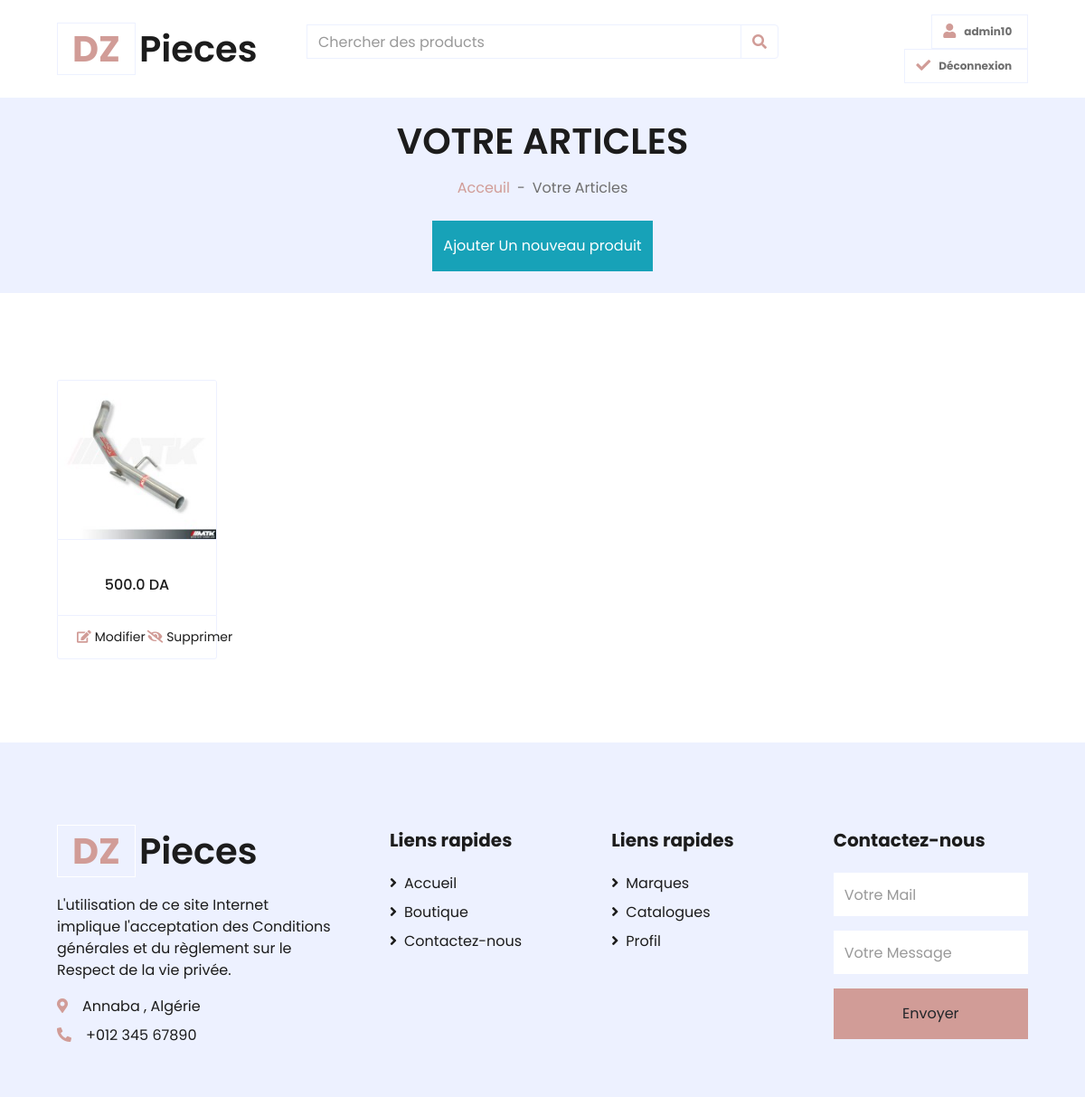
/Myarticle/ (signed in), run on the app's committed database.
### Shop/models.py (models this page shows, shortened)
class Product(models.Model):
    by = models.ForeignKey('auth.user', on_delete=models.SET_NULL, null=True, blank=True, )
    name = models.CharField(max_length=200 , null=True)
    catalog = models.ForeignKey(Catalogue,null=True, blank=True,related_name='catalog',on_delete=models.CASCADE)
    brand = models.ForeignKey(Brand,null=True, blank=True,related_name='brand',on_delete=models.CASCADE)
    price = models.FloatField()
    Product_details  = models.CharField(max_length=1000 , null=True)
    Téléphone = models.CharField(max_length=200 , null=True , blank=True)
    Addresse = models.CharField(max_length=200 , null=True , blank=True)
    created_at = models.DateTimeField(auto_now_add=True)
    image =models.ImageField(null=True, blank=True,upload_to='images/')
    @property
    def imageURL (self):
        try:
            url = self.image.url
        except :
            url =''
        return url

### Shop/views.py (the view)
# urls.py: path('Myarticle/', articles, name='articlesarticles'),
@login_required
def articles(request):
    brands = Brand.objects.all()
    products = Product.objects.all()
    offres= Offre.objects.all()
    context = {'brands' : brands,'offres': offres,'products':products}
    return render(request, 'Shop/Articles.html',context)

### Shop/templates/Shop/Articles.html (shortened to what this page needs)
{% extends "Shop/Main.html" %}
{% block content %}
    <div class="container-fluid bg-secondary mb-5">
        <div class="d-flex flex-column align-items-center justify-content-center" style="min-height: 150px">
            <br>
            <h1 class="font-weight-semi-bold text-uppercase mb-3">Votre Articles</h1>
            <div class="d-inline-flex">
                <p class="m-0"><a href="">Acceuil</a></p>
                <p class="m-0 px-2">-</p>
                <p class="m-0">Votre Articles</p>
            </div>
            <br>
            <div>
                <a href="{% url 'addproduct'%}">
                    <button class="btn btn-info btn-block border-0 py-3" type="submit">Ajouter Un nouveau produit</button>
                </a>
            </div>
            <br>
        </div>
    </div>
    <div class="container-fluid pt-5">
        <div class="row px-xl-5">
            <div class="col-lg-9 col-md-12">
                <div class="row pb-3">
                       {% for product in products %}
                            {% if product.by == request.user  %}
                                <div class="col-lg-3 col-md-6 col-sm-12 pb-1">
                                    <div class="card product-item border-0 mb-4">
                                        <div class="card-header product-img position-relative overflow-hidden bg-transparent border p-0">
                                            <img class="img-fluid w-100" src="{{product.imageURL}}" alt="">
                                        </div>
                                        <div class="card-body border-left border-right text-center p-0 pt-4 pb-3">
                                            <div class="d-flex justify-content-center">
                                                <h6>{{product.price}} DA</h6>
                                            </div>
                                        </div>
                                        <div class="card-footer d-flex justify-content-between bg-light border">
                                            <a href="{% url 'Modifyproduct' product.id %}" class="btn btn-sm text-dark p-0"><i class="fas fa-edit text-primary mr-1"></i>Modifier</a>
                                            <a href="{% url 'Deleteproduct' product.id %}" class="btn btn-sm text-dark p-0"><i class="fas fa-eye-slash text-primary mr-1"></i>Supprimer</a>
                                        </div>
                                    </div>
                                </div>
                             {% endif   %}
                         {% endfor   %}
    </div>
    </div>
    </div>
    </div>
{% endblock content %}

### Shop/templates/Shop/Main.html (shortened to what this page needs)
{% load static %}
<html lang="en">
<head>
    <link rel="stylesheet" href="https://stackpath.bootstrapcdn.com/bootstrap/4.1.3/css/bootstrap.min.css">
    <link href="https://cdnjs.cloudflare.com/ajax/libs/font-awesome/5.10.0/css/all.min.css" rel="stylesheet">
    <link href="{% static 'lib/owlcarousel/assets/owl.carousel.min.css' %}" rel="stylesheet">
    <link href="{% static 'css/style.css' %}" rel="stylesheet">
</head>
<body>
    <div class="container-fluid">
        <div class="row align-items-center py-3 px-xl-5">
            <div class="col-lg-3 d-none d-lg-block">
                <a href="{% url 'home' %}" class="text-decoration-none" >
                    <h1 class="m-0 display-5 font-weight-semi-bold"><span class="text-primary font-weight-bold border px-3 mr-1">DZ</span>Pieces</h1>
                </a>
            </div>
            <div class="col-lg-6 col-6 text-left">
                    <form method="GET" action=".">
                    <div class="input-group">
                        <input type="text" class="form-control" placeholder="Chercher des products">
                        <div class="input-group-append">
                            <button  name="name" class="input-group-text bg-transparent text-primary" type="submit">
                                <i  class="fa fa-search"></i>
                            </button>
                        </div>
                    </div>
                </form>
            </div>
            <div class="col-lg-3 col-6 text-right">
                {% if request.user.is_authenticated %}
                 <a href="{% url 'Profil' %}" class="btn border">
                    <i class="fas fa-user text-primary"></i>
                    <span class="badge">{{request.user}}</span>
                </a>
                <a href="{% url 'logout' %}" class="btn border">
                    <i class="fas fa-check text-primary"></i>
                    <span class="badge">Déconnexion</span>
                </a>
                {% endif %}
            </div>
        </div>
    </div>
{% block content %}
{% endblock content %}
    <div class="container-fluid bg-secondary text-dark mt-5 pt-5">
        <div class="row px-xl-5 pt-5">
            <div class="col-lg-4 col-md-12 mb-5 pr-3 pr-xl-5">
                <a href="" class="text-decoration-none">
                    <h1 class="mb-4 display-5 font-weight-semi-bold"><span class="text-primary font-weight-bold border border-white px-3 mr-1">DZ</span>Pieces</h1>
                </a>
                <p>L'utilisation de ce site Internet implique l'acceptation des Conditions générales et du règlement sur le Respect de la vie privée.</p>
                <p class="mb-2"><i class="fa fa-map-marker-alt text-primary mr-3"></i>Annaba , Algérie</p>
                <p class="mb-0"><i class="fa fa-phone-alt text-primary mr-3"></i>+012 345 67890</p>
            </div>
            <div class="col-lg-8 col-md-12">
                <div class="row">
                    <div class="col-md-4 mb-5">
                        <h5 class="font-weight-bold text-dark mb-4">Liens rapides</h5>
                        <div class="d-flex flex-column justify-content-start">
                            <a class="text-dark mb-2" href="{% url 'home' %}"><i class="fa fa-angle-right mr-2"></i>Accueil</a>
                            <a class="text-dark mb-2" href="{% url 'shop' %}"><i class="fa fa-angle-right mr-2"></i>Boutique</a>
                            <a class="text-dark" href="" ><i class="fa fa-angle-right mr-2"></i>Contactez-nous</a>
                        </div>
                    </div>
                    <div class="col-md-4 mb-5">
                        <h5 class="font-weight-bold text-dark mb-4">Liens rapides </h5>
                        <div class="d-flex flex-column justify-content-start">
                            <a class="text-dark mb-2" href="{% url 'brands' %}"><i class="fa fa-angle-right mr-2"></i>Marques</a>
                            <a class="text-dark mb-2" href="{% url 'catalogues' %}"><i class="fa fa-angle-right mr-2"></i>Catalogues</a>
                            <a class="text-dark mb-2" href="detail.html"><i class="fa fa-angle-right mr-2"></i>Profil</a>
                        </div>
                    </div>
                    <div class="col-md-4 mb-5">
                        <h5 class="font-weight-bold text-dark mb-4">Contactez-nous</h5>
                        <form action="">
                            <div class="form-group">
                                <input type="email" class="form-control border-0 py-4" placeholder="Votre Mail" required="required" />
                            </div>
                            <div class="form-group">
                                <input type="text" class="form-control border-0 py-4" placeholder="Votre Message" required="required" />
                            </div>
                            <div>
                                <button class="btn btn-primary btn-block border-0 py-3" type="submit">Envoyer</button>
                            </div>
                        </form>
                    </div>
                </div>
            </div>
        </div>
    </div>
</body>
</html>

### data on the page
Product: imageURL (picture), price "500.0"

### other printed values
{{ request.user }} "admin10"
